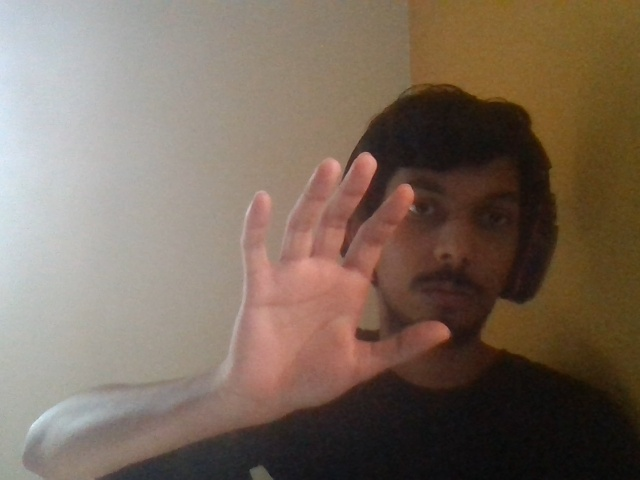
#> input picture fingers/image.jpg, 640 x 480 px, given in place of the camera
$ python contour.py
#> lines starting #> are read from the running program, lines starting #| are printed output that depends on the picture; after the words box and inside, x2 and y2 are one past the last pixel; in counts of white or black regions, pixels touching at a corner belong together
import cv2
import numpy as np
# from testbat import ProperShow
# Initialize webcam
cap = cv2.VideoCapture(0)

while(True):
    # Capture frame-by-frame
    ret, frame = cap.read()
#> frame is the input picture: shape (480, 640, 3); mean B, G, R 92.6, 106.3, 122.7

    # Convert the frame to grayscale
    gray = cv2.cvtColor(frame, cv2.COLOR_BGR2GRAY)
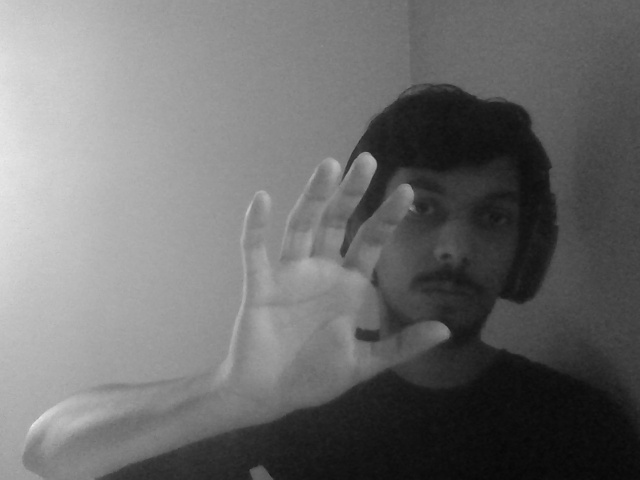
#> gray: shape (480, 640); min 7, max 238, mean 109.6

    # Apply Gaussian blur to remove noise
    gray = cv2.GaussianBlur(gray, (5,5), 0)

    # Threshold the image to binary
    ret, thresh = cv2.threshold(gray, 70, 255, cv2.THRESH_BINARY_INV)
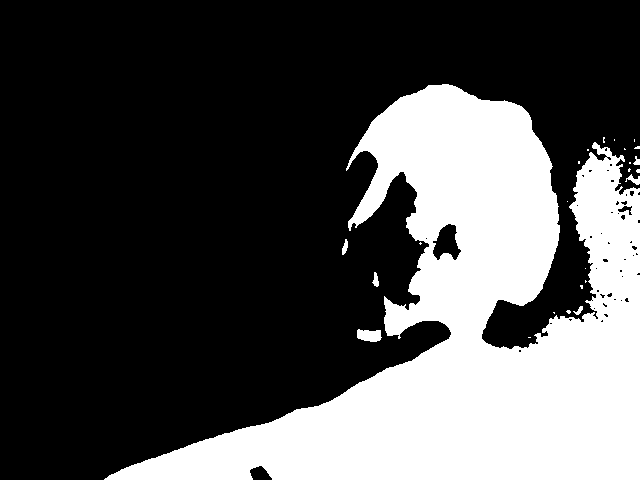
#> thresh: shape (480, 640); 30.7% white; 25 white regions (18 under 20 px)

    # Find contours
    contours, hierarchy = cv2.findContours(thresh, cv2.RETR_EXTERNAL, cv2.CHAIN_APPROX_SIMPLE)
#> contours = 25 contours, 18 with area under 20; largest, box (x1, y1, x2, y2) and area: (104, 84, 640, 480) 93244, (357, 329, 382, 342) 221, (625, 174, 640, 185) 52, (372, 272, 379, 287) 46, (342, 239, 348, 255) 43, (573, 306, 583, 315) 28, (633, 156, 640, 165) 25

    # Find the largest contour
    max_area = 0
    max_contour = None
    for cnt in contours:
        area = cv2.contourArea(cnt)
        if area > max_area:
            max_area = area
            max_contour = cnt
#> this loop made 25 passes
#> (area, max_area) on passes 2, 25: (221, 221), (93244, 93244)
#> area on passes 5, 8, 11, 13, 18: 28, 46.5, 43, 51.5, 25
#> after the loop, max_area = 93244; max_contour = contour of 1179 points, box (x1, y1, x2, y2) (104, 84, 640, 480), area 93244

    # Draw the largest contour on the frame
    if max_contour is not None:
        cv2.drawContours(frame, [max_contour], 0, (0,255,0), 2)

    # Approximate the contour to a polygon
    epsilon = 0.02*cv2.arcLength(max_contour, True)
#> epsilon = 61.87
    approx = cv2.approxPolyDP(max_contour, epsilon, True)
#> approx = contour of 10 points, box (x1, y1, x2, y2) (104, 97, 640, 480), area 78958

    # Count the number of vertices in the polygon
    fingers = len(approx) - 1
#> fingers = 9

    # Display the number of fingers
    cv2.putText(frame, "Fingers: {}".format(fingers), (50,50), cv2.FONT_HERSHEY_SIMPLEX, 1, (0,0,255), 2)
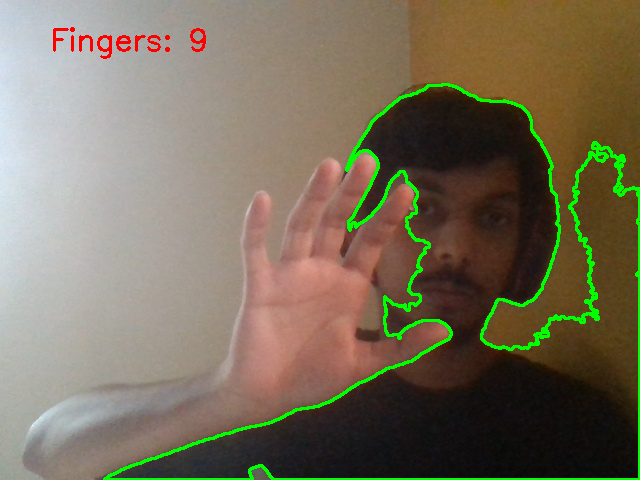
#> frame: shape (480, 640, 3); mean B, G, R 91, 111.4, 120.6

    # Display the frame
    cv2.imshow("Webcam", frame)
    # ProperShow(frame)

    # Exit if 'q' is pressed
    if cv2.waitKey(1) & 0xFF == ord('q'):
#> (key q is pressed here)
        break

# Release the webcam
cap.release()

# Close all windows
cv2.destroyAllWindows()
